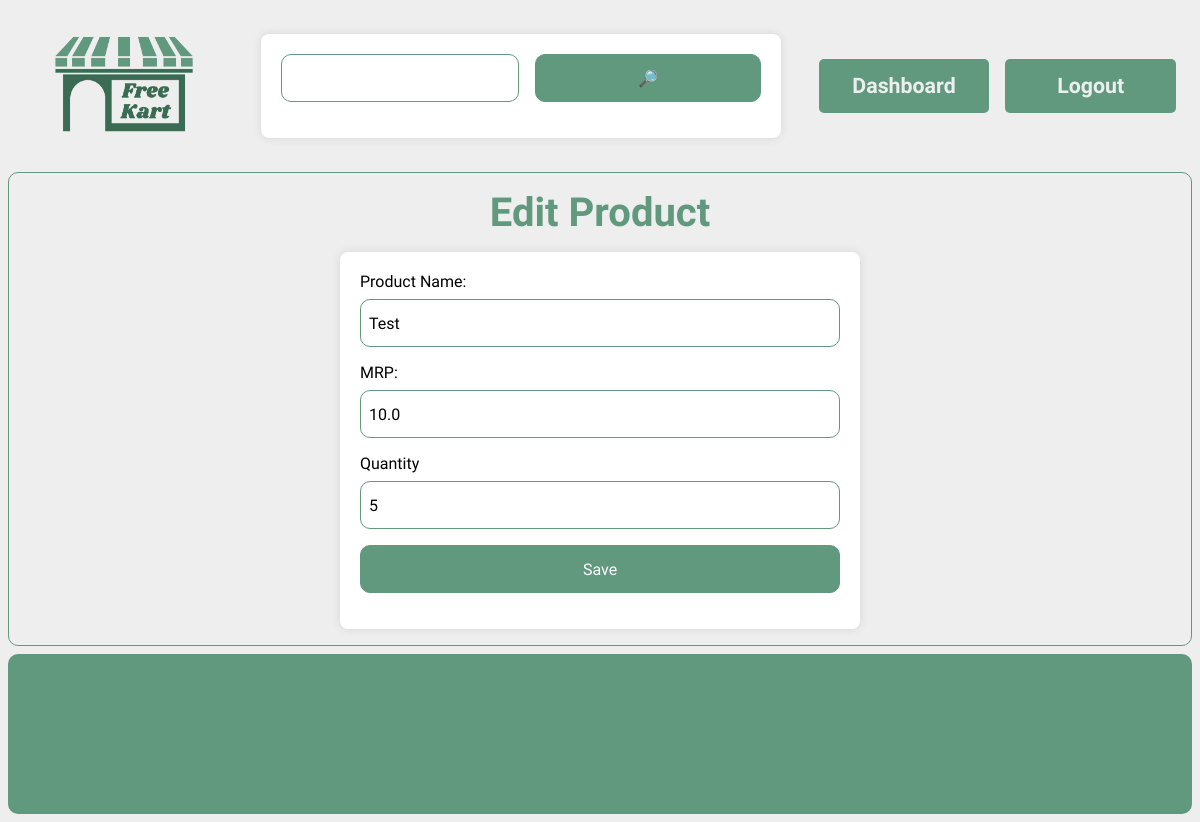
Screenshot of /dashboard/edit/1 (signed in) with the database file from the repository.
### models.py (models this page shows, shortened)
class Product(db.Model):
    __tablename__ = "products"
    id = db.Column(db.Integer, primary_key=True, autoincrement=True)
    expiry = db.Column(db.DateTime, nullable=False)
    pic = db.Column(db.String(50), nullable=False, default="")
    name = db.Column(db.String(50), nullable=False)
    quantity = db.Column(db.Integer, nullable=False)
    price = db.Column(db.Float, nullable=False)
    category = db.Column(db.String(25), nullable=False)
    seller_id = db.Column(db.Integer, db.ForeignKey('sellers.id'), nullable=False)

### routes/core.py (the view)
@core.route("/dashboard/edit/<int:id>")
def edit_product(id):
    seller = auth_seller()
    if not seller:
        return '',404
    product = Product.query.get(id)
    return render_template("edit.html", seller=seller, product=product)

### routes/core.py (called while the page is built)
def auth_seller():
    if 'user_id' not in session or 'type' not in session or session['type'] != 'seller':
        return None
    seller = Seller.query.get(session['user_id'])
    if not seller:
        return None
    return seller

### templates/edit.html (shortened to what this page needs)
{% extends "base.html" %}
{% block head %}
<link rel="stylesheet" href="{{
    url_for('static', filename = 'css/add.css')
}}">
{% endblock %}
{% block content %}
    <div class="display">
        <div class="heading">
           Edit Product
        </div>
        <div class="products">
          <form action="/submit" id="addForm" enctype="multipart/form-data">
              <label for="productName">Product Name:</label>
              <input type="text" value="{{ product.name }}" id="productName" name="name" required><br>
              <label for="mrp">MRP:</label>
      <input type="number" id="mrp" value="{{ product.price }}" name="price" required><br>
              <label for="quantity">Quantity</label>
      <input type="number" id="quantity" value="{{product.quantity}}" name="quantity" required><br>
              <input type="submit" value="Save">
          </form>
        </div>
    </div>
{% endblock %}

### static/css/global.css (style rules this page uses)
:root { --primary : #61997e; --white : #eeeeee; --content-font : 'Signika Negative' }
html { background-color: var(--white); }
* { margin: none; padding: none; border: none; outline: none; }
body { display: flex; flex-direction: column; gap: 0.5em; }
.display { display: flex; flex-direction: column; align-items: center; gap: 1em; padding: 1em; height: auto; border-radius: 10px; border:1px solid var(--primary); }
.heading { font-family: var(--content-font); font-size: 30pt; font-weight: 700; color: var(--primary); }
input { border: 1px solid var(--primary); height: 3em; font-family: var(--content-font); font-size: 12pt; padding: 0 1em; border-radius: 5px; }
.products { display: grid; width: 90%; grid-template-columns: repeat(auto-fill, minmax(200px, 1fr)); gap: 2em; }

### static/css/add.css (style rules this page uses)
* { user-select: none; }
.products { display: flex; flex-direction: column; align-items: center; gap: 1em; }
form { background-color: #fff; padding: 20px; border-radius: 8px; box-shadow: 0 0 10px rgba(0, 0, 0, 0.1); width: 30rem; }
label { display: block; margin-bottom: 8px; font-family: var(--content-font); }
input, select { width: 100%; padding: 8px; margin-bottom: 16px; box-sizing: border-box; border: 1px solid var(--primary); border-radius: 10px; }
input[type="submit"] { background-color: var(--primary); color: #fff; cursor: pointer; }

### rows the page displays
Product: name "Test", price "10.0", quantity "5"
